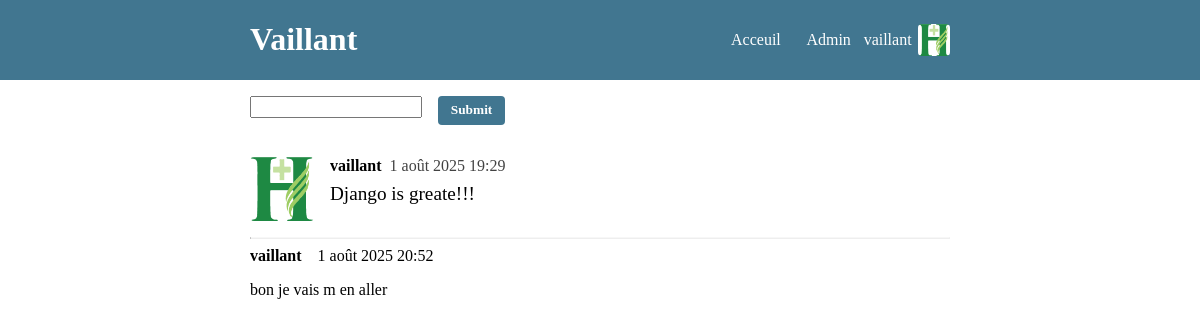
/2/ (signed in), run on the app's committed database.
### vaillapp/models.py (models this page shows)
class Message(models.Model):
    content = models.TextField(max_length=280)
    created_at = models.DateTimeField(auto_now_add=True)
    user = models.ForeignKey(User, on_delete=models.CASCADE)
    response_to = models.ForeignKey('self', on_delete=models.PROTECT, null=True)

### vaillapp/views.py (the view)
# urls.py: path('<int:id>/', views.details),
def details(request, id):
    if request.method == "POST":
        content = request.POST.get('content')
        user = request.user
        Message.objects.create(content=content, user=user, response_to_id=id)
    context = {'message': Message.objects.get(id=id)}
    context['comments'] = Message.objects.filter(response_to=id)
    return render(request, 'details.html', context=context)

### vaillapp/templates/details.html
{% extends 'base.html' %}
{% block content %}
<div>
     <div>{% include 'form.html' with action=request.path %}</div>
<div>{% include 'message.html' with message=message%}</div>
    {% for comment in comments %}
    <div class="comment_container">
        <div class="comment_header">
        <div class="comment_username">{{ comment.user.username }}</div>
    <div class="comment_created_at">{{ comment.created_at }}</div>
            </div>
    <div class="comment_content">{{ comment.content }}</div>
        </div>
    {% endfor %}
    </div>
{% endblock%}

### vaillapp/templates/base.html (shortened to what this page needs)
{% load static %}
<html lang="en">
<head>
    <link rel="stylesheet" type="text/css" href="{% static 'css/style.css' %}"/>
</head>
<body>
<header>
    <div id="header_container">
    <h1>Vaillant</h1>
<nav id="nav_bar">
    <a href="/">Acceuil</a>
    <a href="/admin">Admin</a>
    {% if request.user.is_authenticated %}
    <div class="avatar-container">
        <span>
            {{request.user.username}}
        </span>
        <img class="user_avatar" src="{% static 'images/hah.png'%}" alt="{{request.user.username}}"/>
    </div>
    {% else %}
    <a href="/admin/login/?next=/">Se Connecter</a>
    {% endif %}
</nav>
        </div>
    </header>
<div id="container">
    {% block content %}
{% endblock %}
</div>
</body>
</html>

### vaillapp/templates/message.html
{% load static %}
<a href="/{{message.id}}/" class="message_container">
    <img class="message_avatar" src="{% static 'images/hah.png' %}" alt="{{ requiest.user.username}}"/>
    <div>
        <div class="message_header">
    <div class="message_username"> {{message.user.username}}</div>
      <div class="message_created_at">{{message.created_at}}</div>
            </div>
          <div class="message_content"> {{ message.content}}</div>
        </div>
</a>
    <hr/>

### vaillapp/static/css/style.css (style rules this page uses)
* { font-family: Verdana, serif; }
hr { border-top: 1px solid #84848410; margin: 0; }
body { margin: 0; }
#container { width: 700px; margin: auto; }
header { background: #417690; color: white; }
#header_container { display: flex; align-items: center; justify-content: space-between; width: 700px; margin: auto; }
#nav_bar { display: flex; align-items: center; }
#nav_bar> a { color: white; text-decoration: none; padding: 0 0.8rem; }
.avatar-container { display: flex; align-items: center; }
.user_avatar { height: 32px; width: 32px; border-radius: 4px; margin-left: 0.4rem; }
.message_container { text-decoration: none; color: black; display: flex; padding: 1rem 0; flex: 1; }
.message_avatar { height: 64px; width: 64px; border-radius: 4px; margin-right: 1rem; }
.message_header { display: flex; }
.message_username { font-weight: bold; margin-right: 0.5rem; }
.message_created_at { color: #424242; }
.message_content { font-size: 1.2rem; padding: 0.5rem 0; }
.comment_container { margin: 0.5rem 0; }
.comment_header { display: flex; }
.comment_username { font-weight: bold; margin-right: 1rem ; }
.comment_content { padding: 1rem 0; }

### data on the page
Message: user.username "vaillant", created_at "1 août 2025 19:29", content "Django is greate!!!"
Message: user.username "vaillant", created_at "1 août 2025 20:52", content "bon je vais m en aller"

### other printed values
{{ request.user.username }} "vaillant"
